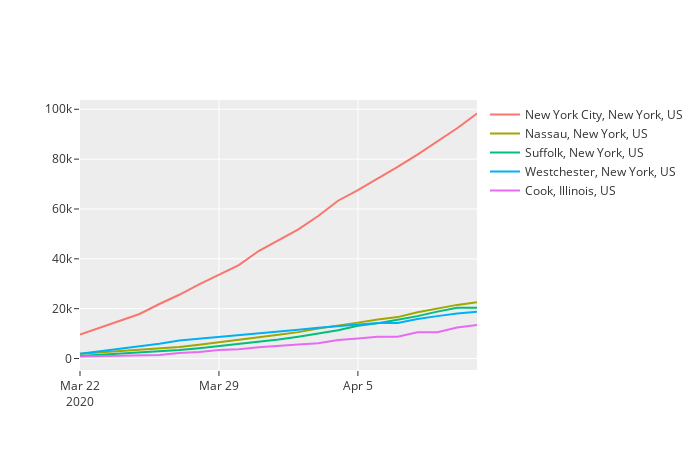

The code cell stored with this chart in its notebook:
### Markdown cell above
### Confirmed Cases amongst hotspots

### Code cell
fig = go.Figure()
for place in top_hotspots[:5]:
    place_df = covid_us_df[covid_us_df['Combined_Key'] == place]
    fig.add_trace(go.Scatter(x=place_df['date'], y=place_df['Confirmed'], mode='lines', name=place))

    
fig.update_layout(
    autosize=False,
    template='ggplot2')
fig.show()
